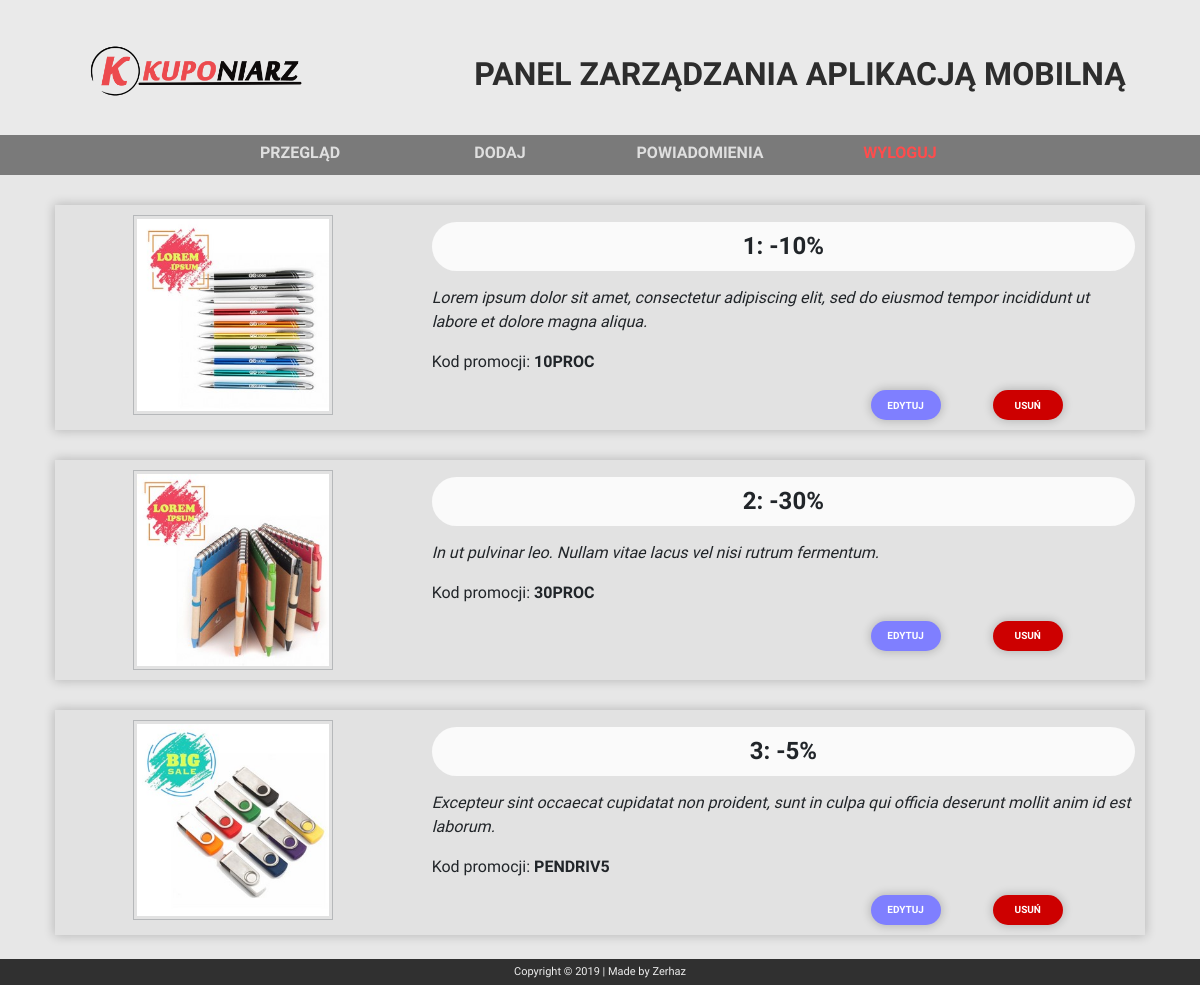
Page /service.php (signed in) on the committed database.
### tables this page shows
CREATE TABLE `oferta` (
  `id` int(11) NOT NULL,
  `nazwa` text NOT NULL,
  `info` text NOT NULL,
  `kod` text NOT NULL,
  `img` int(11) NOT NULL
);

### get_all_from_db.php (the view, shortened to what this page needs)
<?php
	require_once "connect.php";
	$polaczenie = @new mysqli($host, $db_user, $db_password, $db_name);
	mysqli_query($polaczenie,"SET NAMES 'utf8'");
	$confirmation = "'Czy na pewno chcesz usunąć daną ofertę?'";
	if ($polaczenie->connect_errno!=0)
	{
		echo "Error: ".$polaczenie->connect_errno;
	}
	else
	{
		$wynik = mysqli_query($polaczenie,"SELECT * FROM oferta") or die('Błąd połączenia z bazą danych. Skontaktuj się z administratorem.');
		if(mysqli_num_rows($wynik) > 0) {
			echo '<div class="container">';
			while($r = mysqli_fetch_assoc($wynik)) {
				echo '<div class="row element-row">
						<div class="col-xl-12 single-element">
							<div class="row">
								<div class="col-md-4">
									<img class="overview-img" src="web-img/300x300/img'.$r["img"].'.jpg" alt="obrazek oferty specjalnej" width=200 height=200/>
								</div>
								<div class="col-md-8">
									<div class="row">
										<div class="col-sm-12 element-title">
										<h4>'.$r["id"].': '.$r["nazwa"].'</h4>
										</div>
									</div>
									<div class="row">
										<div class="col-sm-12 element-description">
										<p><em>'.$r["info"].'</em></p>
										</div>
									</div>
									<div class="row">
										<div class="col-sm-12 element-code">
										<p>Kod promocji: <b>'.$r["kod"].'</b></p>
										</div>
									</div>
									<div class="row">
										<div class="col-md-2 col-6 offset-md-7 element-edit-button">
										<form action="edit.php" method="post" id="editForm" name="form-edit">
											<input type="hidden" name="id" value="'.$r["id"].'" required/>
											<input type="submit" value="EDYTUJ" class="edit-button"/>
										</form>
										</div>
										<div class="col-md-2 col-6  element-delete-button">
										<form action="delete_from_db.php" method="post" id="deleteForm" name="form-delete" onsubmit="return confirm('.$confirmation.');">
											<input type="hidden" name="id" value="'.$r["id"].'" required/>
											<input type="submit" value="USUŃ" class="delete-button"/>
										</form>
										</div>
									</div>
								</div>
							</div>
						</div>
				</div>';
			}
			echo "</div>";
		}
	}
?>

### service.php (shortened to what this page needs)
<!DOCTYPE html>
<html lang="pl">
<?php
require( dirname( __FILE__ ) . '/head.php' );
?>
<body>
	<div id="main-container">
		<?php require( dirname( __FILE__ ) . '/header.php' );?>
		<?php require( dirname( __FILE__ ) . '/get_all_from_db.php' );?>
	</div>
	<?php require( dirname( __FILE__ ) . '/footer.php' );?>
</body>
</html>

### head.php (shortened to what this page needs)
<head>
	<link rel="stylesheet" type="text/css" href="styles/bootstrap.min.css">
	<link rel="stylesheet" type="text/css" href="styles/style.css">
</head>

### header.php
<section>
<div id="header" class="container-fluid">
	<div id="main-header-row" class="row">
		<div id="logo" class="col-md-4">
			<a href="service.php"><img src="web-img/main-logo.png" alt="logo" /></a>
		</div>
		<div id="header-title" class="col-md-8">
			<h1>PANEL ZARZĄDZANIA APLIKACJĄ MOBILNĄ</h1>
		</div>
	</div>
	<div id="main-menu-row" class="row">
		<div class="col-xs-12 col-sm-3 col-md-2 offset-md-2 button-menu">
			<a href="service.php">PRZEGLĄD</a>
		</div>
		<div class="col-xs-12 col-sm-3 col-md-2 button-menu">
			<a href="create.php">DODAJ</a>
		</div>
		<div class="col-xs-12 col-sm-3 col-md-2 button-menu">
			<a href="send-push.php">POWIADOMIENIA</a>
		</div>
		<div class="col-xs-12 col-sm-3 col-md-2 button-menu">
			<a href="logout.php" style="color: #ff4c4c;">WYLOGUJ</a>
		</div>
	</div>
</div>
</section>

### footer.php
<section>
<div style="height: 50px;"></div>
<div id="footer" class="container-fluid">
	<div id="main-footer-row" class="row">
		<div id="footer-content" class="col-md-12">
			Copyright &copy <?php echo date("Y"); ?> | Made by Zerhaz
		</div>
	</div>
</div>
</section>

### styles/style.css (style rules this page uses)
html { position:relative; min-height: 100%; }
body { font-family: 'Muli', sans-serif; margin: 0; padding: 0; background-color: #e7e7e7; }
#header { padding-top: 40px; padding-bottom: 0px; background-color: #eaeaea; }
#header img { width: 260px; height: auto; }
#logo { text-align: center; }
#header-title { text-align: center; padding-top: 15px; padding-bottom: 24px; }
#header-title h1 { font-weight: 700; font-size: 32px; color: #2d2d2d; }
#main-header-row { padding-bottom: 10px; }
#main-menu-row { text-align: center; background-color: #7a7a7a; }
.button-menu { height: 40px; }
.button-menu a { padding-top: 6px; padding-bottom: 6px; display: block; color: #dfdfdf; font-weight: bold; }
#footer { background-color: #303030; color: #ededed; font-size: 11px; position: absolute; right: 0; bottom: 0; left: 0; }
#footer .row { padding: 5px 0px; }
#footer-content { text-align: center; padding: 0px; }
.element-row { text-align: center; margin-top: 30px; margin-left: 10px; margin-right: 10px; }
.single-element { background-color: #e2e2e2; -webkit-box-shadow: 0px 0px 10px 1px rgba(0,0,0,0.2); -moz-box-shadow: 0px 0px 10px 1px rgba(0,0,0,0.2); box-shadow: 0px 0px 10px 1px rgba(0,0,0,0.2); width: 100%; padding: 10px; }
.element-title { text-align: left; margin-bottom: 7px; margin-top: 7px; }
.element-title h4 { font-weight: bold; background-color: #fafafa; padding: 10px; text-align: center; border-radius: 30px; }
.element-description { text-align: left; }
.element-code { text-align: left; }
.overview-img { padding: 3px; border: 1px solid #4950574a; }
.delete-button { font-weight: bold; background-color: #CD0000; border: none; border-radius: 30px; font-size: 10px; width: 70px; height: 30px; color: #fff; cursor: pointer; -webkit-box-shadow: 0px 0px 10px 1px rgba(0,0,0,0.2); -moz-box-shadow: 0px 0px 10px 1px rgba(0,0,0,0.2); box-shadow: 0px 0px 10px 1px rgba(0,0,0,0.2); }
.edit-button { font-weight: bold; background-color: #7f7fff; border: none; border-radius: 30px; font-size: 10px; width: 70px; height: 30px; color: #fff; cursor: pointer; -webkit-box-shadow: 0px 0px 10px 1px rgba(0,0,0,0.2); -moz-box-shadow: 0px 0px 10px 1px rgba(0,0,0,0.2); box-shadow: 0px 0px 10px 1px rgba(0,0,0,0.2); }

### rows in the picture
oferta: shows a picture, id "1", nazwa "-10%", info "Lorem ipsum dolor sit amet, consectetur adipiscing elit, sed do eiusmod tempor incididunt ut labore et dolore magna aliqua.", kod "10PROC"
oferta: shows a picture, id "2", nazwa "-30%", info "In ut pulvinar leo. Nullam vitae lacus vel nisi rutrum fermentum.", kod "30PROC"
oferta: shows a picture, id "3", nazwa "-5%", info "Excepteur sint occaecat cupidatat non proident, sunt in culpa qui officia deserunt mollit anim id est laborum.", kod "PENDRIV5"
